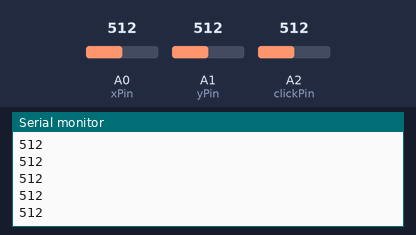
The sketch below on a simulated Arduino Uno, built with avr-gcc and run on an emulated ATmega328P. On the bench: the last lines printed to the serial monitor. The inputs (shaded band) are chosen by the test bench; at power-on: A0 (xPin) = 512, A1 (yPin) = 512, A2 (clickPin) = 512.

Above: at 1.2 s.
1.3 s: A0 (xPin) set to 716
At 2.0 s:
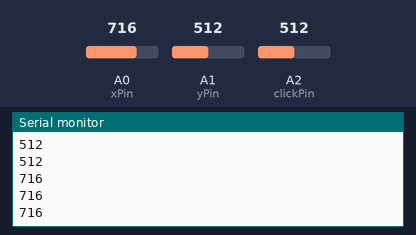
2.8 s: A0 (xPin) set to 900
At 3.5 s:
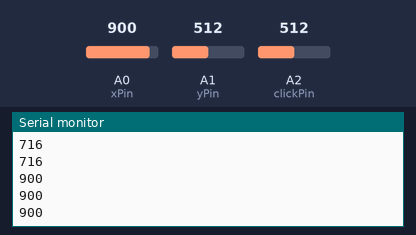
Timing chart, 0 to 5.8 s (numbered marks = the images above; inputs shaded):
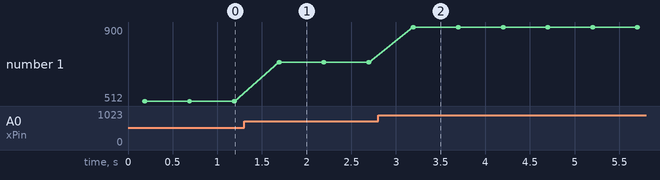

The sketch:

mouseJoyStickTest.ino
```cpp
int xPin = A0;
int yPin = A1;
int clickPin = A2;

int joyStickReadings[3];

void setup()
{

   Serial.begin(9600);

}

void loop()
{

      joyStickReadings[0] = (readXValues() + readXValues() + readXValues()) / 3;
      joyStickReadings[1] = (readYValues() + readYValues() + readYValues()) / 3;
      joyStickReadings[2] = (readClickValues() + readClickValues() + readClickValues()) / 3;

      for(int x = 0; x < 3; x++)
      {

        Serial.println(joyStickReadings[0]);

      }

      delay(320);

}

int readXValues()
{

  int reading = analogRead(xPin);
  delay(20);
  return reading;

}

int readYValues()
{

  int reading = analogRead(yPin);
  delay(20);
  return reading;

}

int readClickValues()
{

  int reading = analogRead(clickPin);
  delay(20);
  return reading;

}
```

Measured:
- after the input at 1.3 s, the serial monitor: prints a new line after 0.39 s (image 1)
- after the input at 2.8 s, the serial monitor: prints a new line after 0.39 s (image 2)
- plotted number 1: 512 → 716 after the input at 1.3 s, 716 → 900 after the input at 2.8 s
